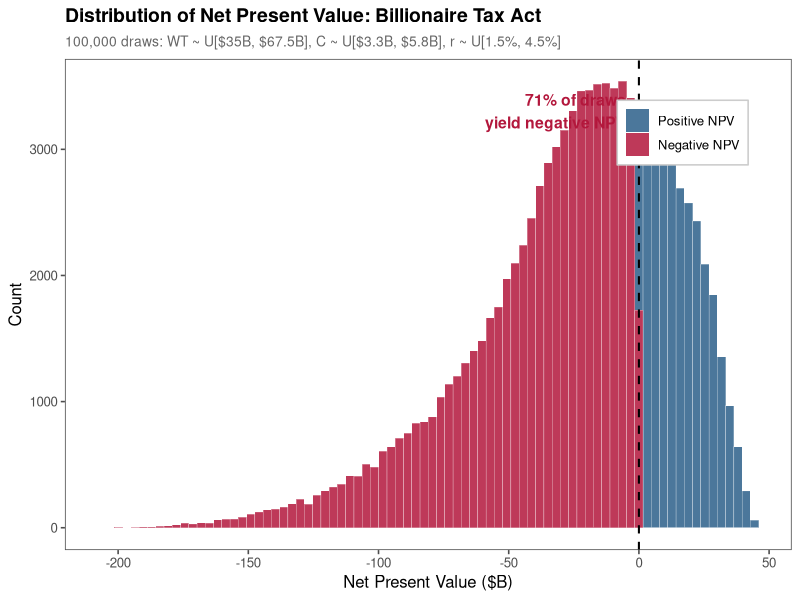
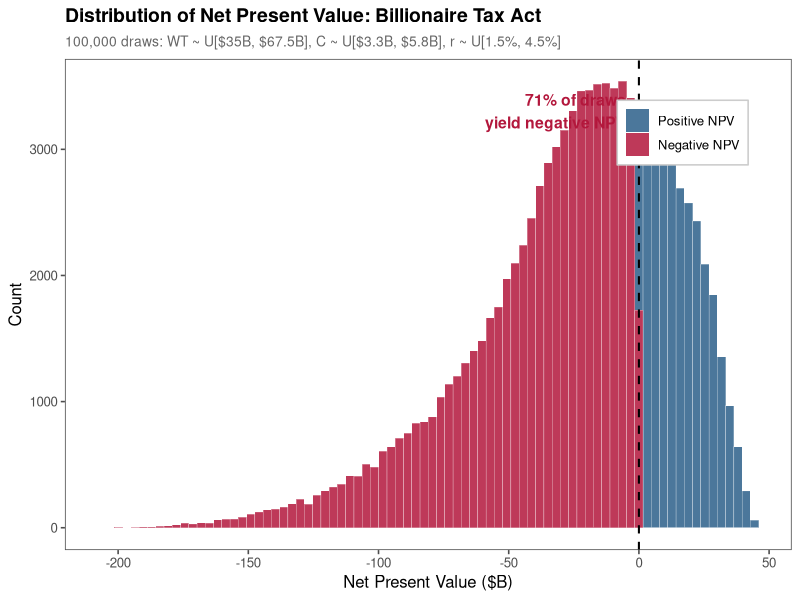
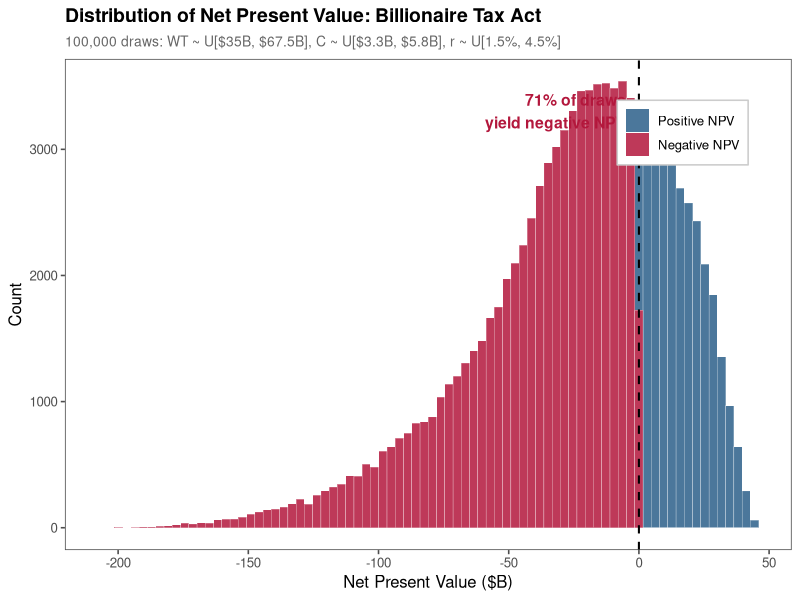

Recreate these plots in R, in order.
# Billionaire Tax Act: NPV Distribution of Outcomes
# Date: February 2026
# Purpose: Simulate NPV across plausible parameter ranges, plot distribution
# =============================================================================
# PART 0: Setup
# =============================================================================
library(ggplot2)
library(ggthemes)

set.seed(2026)

# Set working directory to the root of your local clone, e.g.:
# setwd("<YOUR_PATH>/wealth_tax")

# Update output directory to match your local setup, e.g.:
# plot_dir <- "<YOUR_PATH>/wealth_tax/NPV_plots"
plot_dir <- "../NPV_plots"

# =============================================================================
# PART I: Define Parameters
# =============================================================================

# Fixed
baseline_revenue <- 94.2  # $B, no-departure wealth tax revenue

# Number of simulations
n_sims <- 100000

# Parameter ranges
wt_min <- 35
wt_max <- 67.51
c_min  <- 3.3
c_max  <- 5.8

# =============================================================================
# PART II: Generate Random Parameter Draws
# =============================================================================

# WT: Wealth tax revenue ($35B to $67.51B)
wt <- runif(n_sims, min = wt_min, max = wt_max)

# C: Annual income tax contribution ($3.3B to $5.8B)
#   Uniform across MC lower bound (K=500) to Pareto upper bound (K=212)
c_income <- runif(n_sims, min = c_min, max = c_max)

# r: Real discount rate (1.5% to 4.5%)
r_discount <- runif(n_sims, min = 0.015, max = 0.045)

# =============================================================================
# PART III: Compute NPV for Each Draw
# =============================================================================

# Implied departure fraction
f <- 1 - (wt / baseline_revenue)

# Annual lost income tax
annual_loss <- f * c_income

# PV of lost income tax stream (inflation-linked perpetuity)
pv_lost <- annual_loss / r_discount

# Net present value
npv <- wt - pv_lost

# Assemble results
results <- data.frame(
  wt = wt,
  c_income = c_income,
  r_discount = r_discount,
  f = f,
  annual_loss = annual_loss,
  pv_lost = pv_lost,
  npv = npv
)

# =============================================================================
# PART IV: Summary Statistics
# =============================================================================

cat("=== NPV Distribution Summary ===\n")
cat(sprintf("  Simulations:        %d\n", n_sims))
cat(sprintf("  Mean NPV:           $%.1fB\n", mean(results$npv)))
cat(sprintf("  Median NPV:         $%.1fB\n", median(results$npv)))
cat(sprintf("  Std Dev:            $%.1fB\n", sd(results$npv)))
cat(sprintf("  Min NPV:            $%.1fB\n", min(results$npv)))
cat(sprintf("  Max NPV:            $%.1fB\n", max(results$npv)))
cat(sprintf("  Pct Negative NPV:   %.1f%%\n", 100 * mean(results$npv < 0)))
cat(sprintf("  Pct Below -$10B:    %.1f%%\n", 100 * mean(results$npv < -10)))
cat(sprintf("  Pct Below -$25B:    %.1f%%\n", 100 * mean(results$npv < -25)))

# =============================================================================
# PART V: Plot and Save
# =============================================================================

pct_negative <- round(100 * mean(results$npv < 0), 1)

p <- ggplot(results, aes(x = npv)) +
  geom_histogram(aes(fill = npv < 0), bins = 80, alpha = 0.85,
                 color = "white", linewidth = 0.1) +
  scale_fill_manual(
    values = c("TRUE" = "#B3173C", "FALSE" = "#2C5F8A"),
    labels = c("TRUE" = "Negative NPV", "FALSE" = "Positive NPV"),
    name = NULL
  ) +
  geom_vline(xintercept = 0, linetype = "dashed", color = "black", linewidth = 0.7) +
  annotate("text", x = -5, y = Inf, vjust = 2, hjust = 1,
           label = paste0(pct_negative, "% of draws\nyield negative NPV"),
           size = 4, fontface = "bold", color = "#B3173C") +
  labs(
    title = "Distribution of Net Present Value: Billionaire Tax Act",
    subtitle = paste0("100,000 draws: WT ~ U[$35B, $67.5B], C ~ U[$3.3B, $5.8B], r ~ U[1.5%, 4.5%]"),
    x = "Net Present Value ($B)",
    y = "Count"
  ) +
  theme_few() +
  theme(
    plot.title = element_text(face = "bold", size = 14),
    plot.subtitle = element_text(size = 10, color = "gray40"),
    legend.position = c(0.85, 0.85),
    legend.background = element_rect(fill = "white", color = "gray80")
  )

print(p)

ggsave(file.path(plot_dir, "npv_distribution.png"), p, width = 10, height = 6, dpi = 300)
ggsave(file.path(plot_dir, "npv_distribution.pdf"), p, width = 10, height = 6)

cat("\nPlots saved to NPV_plots/\n")
